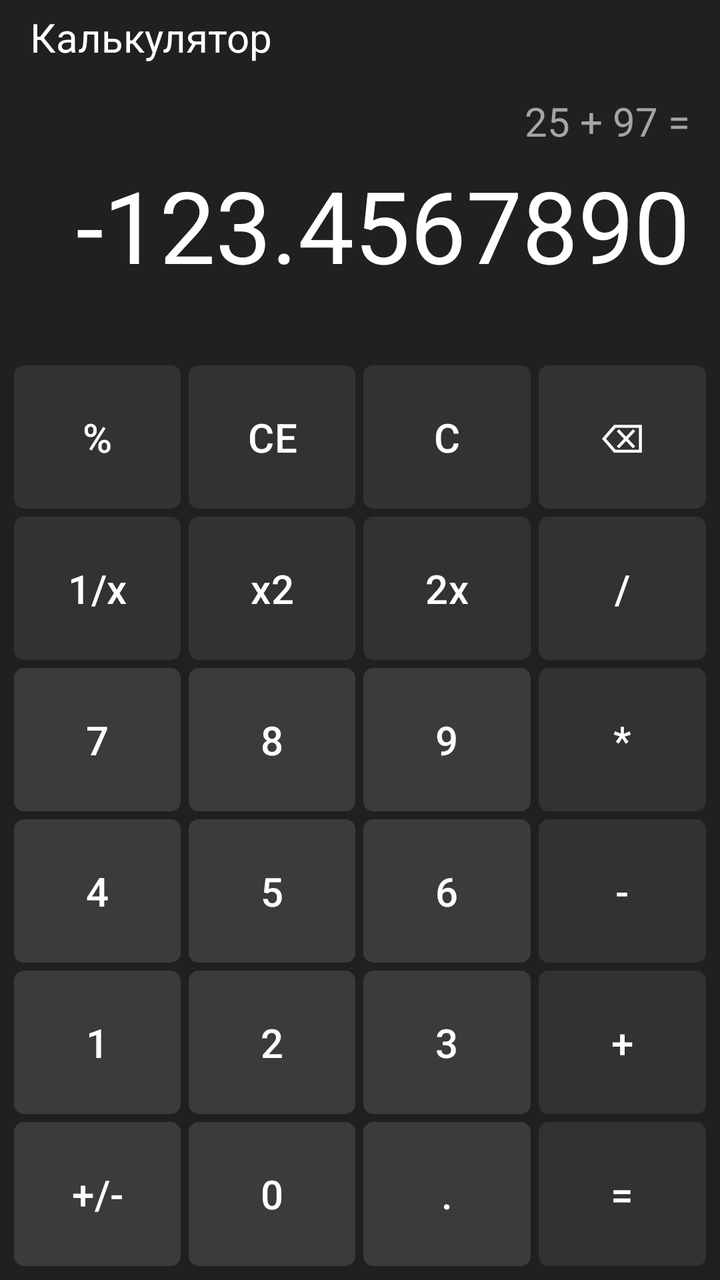
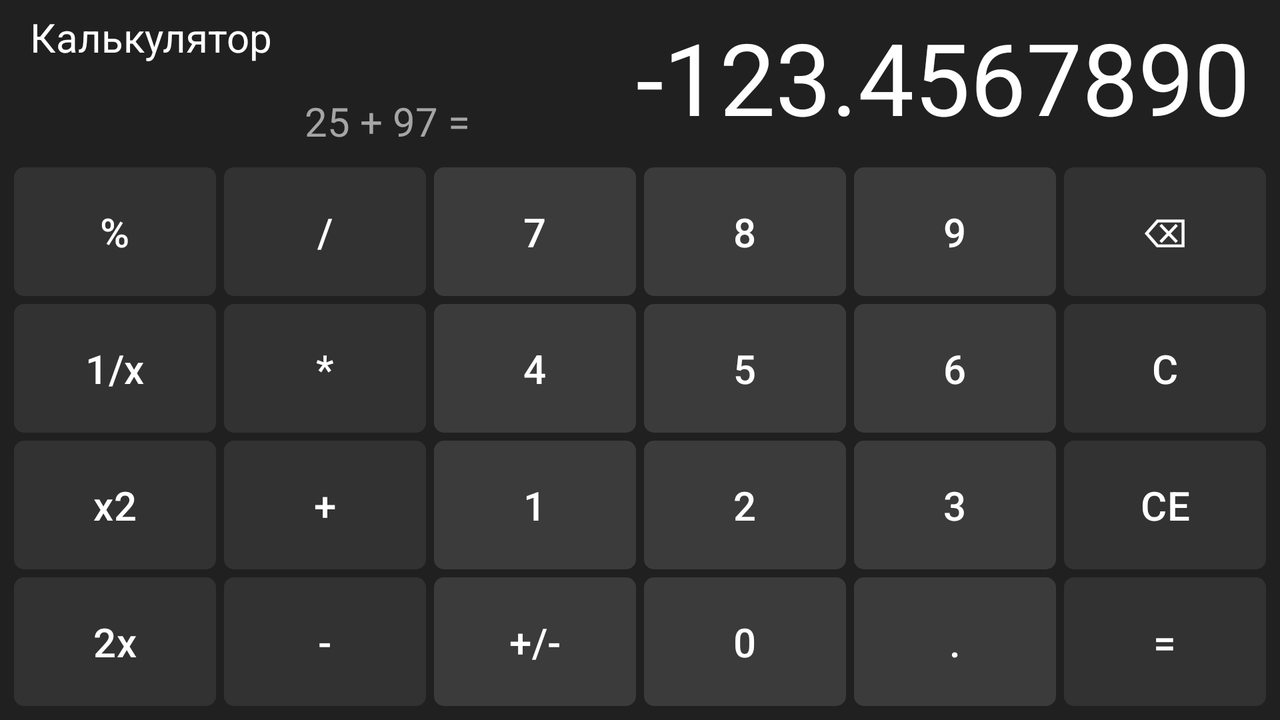

An Android layout and its configuration variant, each rendered on a device that would load it. The default file and the variant file are quoted in full after the pictures.
<!-- AndroidManifest.xml: application theme Theme.Android212 -->
<!-- res/layout/activity_calc.xml -->
<?xml version="1.0" encoding="utf-8"?>
<LinearLayout xmlns:android="http://schemas.android.com/apk/res/android"
    xmlns:app="http://schemas.android.com/apk/res-auto"
    xmlns:tools="http://schemas.android.com/tools"
    android:id="@+id/main"
    android:layout_width="match_parent"
    android:layout_height="match_parent"
    android:background="@color/calc_bg"
    android:orientation="vertical"
    tools:context=".CalcActivity">

    <TextView
        android:layout_width="wrap_content"
        android:layout_height="wrap_content"
        android:layout_marginTop="5dp"
        android:layout_marginStart="15dp"
        android:text="@string/calc_tv_title"
        android:textColor="@color/white"
        android:textSize="20sp" />

    <TextView
        android:id="@+id/calc_tv_expression"
        android:layout_width="match_parent"
        android:layout_height="wrap_content"
        android:gravity="end"
        android:layout_marginTop="15dp"
        android:layout_marginEnd="15dp"
        android:text=""
        android:textColor="@color/calc_tv_exp_fg"
        android:textSize="20sp"
        tools:text="25 + 97 ="/>

    <TextView
        android:id="@+id/calc_tv_result"
        android:layout_width="match_parent"
        android:layout_height="wrap_content"
        android:gravity="end"
        android:layout_marginTop="5dp"
        android:layout_marginEnd="15dp"
        android:layout_marginBottom="30dp"
        android:text=""
        android:textColor="@color/white"
        android:textSize="50sp"
        tools:text="-123.4567890"/>

    <LinearLayout
        android:layout_width="match_parent"
        android:layout_height="match_parent"
        android:layout_margin="5dp"
        android:orientation="vertical">

        <LinearLayout
            android:layout_width="match_parent"
            android:layout_height="0dp"
            android:layout_weight="1"
            android:orientation="horizontal">
            <Button
                style="@style/calc_btn_func"
                android:id="@+id/calc_btn_percent"
                android:text="@string/calc_btn_percent" />
            <Button
                style="@style/calc_btn_func"
                android:id="@+id/calc_btn_ce"
                android:text="@string/calc_btn_ce"/>
            <Button
                style="@style/calc_btn_func"
                android:id="@+id/calc_btn_c"
                android:text="@string/calc_btn_c"/>
            <Button
                style="@style/calc_btn_func"
                android:id="@+id/calc_btn_backspace"
                android:text="@string/calc_btn_backspace"/>
        </LinearLayout>

        <LinearLayout
            android:layout_width="match_parent"
            android:layout_height="0dp"
            android:layout_weight="1"
            android:orientation="horizontal">
            <Button
                style="@style/calc_btn_func"
                android:id="@+id/calc_btn_inv"
                android:text="@string/calc_btn_inv" />
            <Button
                style="@style/calc_btn_func"
                android:id="@+id/calc_btn_square"
                android:text="@string/calc_btn_square"/>
            <Button
                style="@style/calc_btn_func"
                android:id="@+id/calc_btn_sqrt"
                android:text="@string/calc_btn_sqrt"/>
            <Button
                style="@style/calc_btn_func"
                android:id="@+id/calc_btn_div"
                android:text="@string/calc_btn_div"/>
        </LinearLayout>


        <LinearLayout
            android:layout_width="match_parent"
            android:layout_height="0dp"
            android:layout_weight="1"
            android:orientation="horizontal">
            <Button
                style="@style/calc_btn_digit"
                android:id="@+id/calc_btn_7"
                android:text="@string/calc_btn_7" />
            <Button
                style="@style/calc_btn_digit"
                android:id="@+id/calc_btn_8"
                android:text="@string/calc_btn_8"/>
            <Button
                style="@style/calc_btn_digit"
                android:id="@+id/calc_btn_9"
                android:text="@string/calc_btn_9"/>
            <Button
                style="@style/calc_btn_func"
                android:id="@+id/calc_btn_mul"
                android:text="@string/calc_btn_mul"/>
        </LinearLayout>

        <LinearLayout
            android:layout_width="match_parent"
            android:layout_height="0dp"
            android:layout_weight="1"
            android:orientation="horizontal">
            <Button
                style="@style/calc_btn_digit"
                android:id="@+id/calc_btn_4"
                android:text="@string/calc_btn_4" />
            <Button
                style="@style/calc_btn_digit"
                android:id="@+id/calc_btn_5"
                android:text="@string/calc_btn_5"/>
            <Button
                style="@style/calc_btn_digit"
                android:id="@+id/calc_btn_6"
                android:text="@string/calc_btn_6"/>
            <Button
                style="@style/calc_btn_func"
                android:id="@+id/calc_btn_sub"
                android:text="@string/calc_btn_sub"/>
        </LinearLayout>

        <LinearLayout
            android:layout_width="match_parent"
            android:layout_height="0dp"
            android:layout_weight="1"
            android:orientation="horizontal">
            <Button
                style="@style/calc_btn_digit"
                android:id="@+id/calc_btn_1"
                android:text="@string/calc_btn_1" />
            <Button
                style="@style/calc_btn_digit"
                android:id="@+id/calc_btn_2"
                android:text="@string/calc_btn_2"/>
            <Button
                style="@style/calc_btn_digit"
                android:id="@+id/calc_btn_3"
                android:text="@string/calc_btn_3"/>
            <Button
                style="@style/calc_btn_func"
                android:id="@+id/calc_btn_add"
                android:text="@string/calc_btn_add"/>
        </LinearLayout>

        <LinearLayout
            android:layout_width="match_parent"
            android:layout_height="0dp"
            android:layout_weight="1"
            android:orientation="horizontal">
            <Button
                style="@style/calc_btn_digit"
                android:id="@+id/calc_btn_pm"
                android:text="@string/calc_btn_pm" />
            <Button
                style="@style/calc_btn_digit"
                android:id="@+id/calc_btn_0"
                android:text="@string/calc_btn_0"/>
            <Button
                style="@style/calc_btn_digit"
                android:id="@+id/calc_btn_dot"
                android:text="@string/calc_btn_dot"/>
            <Button
                style="@style/calc_btn_func"
                android:id="@+id/calc_btn_equal"
                android:text="@string/calc_btn_equal"/>
        </LinearLayout>

    </LinearLayout>

</LinearLayout>
<!-- resources referenced by this layout -->
<resources>
  <color name="calc_bg">#202020</color>
  <color name="calc_tv_exp_fg">#A5A5A5</color>
  <color name="white">#FFFFFFFF</color>
  <string name="calc_btn_0">0</string>
  <string name="calc_btn_1">1</string>
  <string name="calc_btn_2">2</string>
  <string name="calc_btn_3">3</string>
  <string name="calc_btn_4">4</string>
  <string name="calc_btn_5">5</string>
  <string name="calc_btn_6">6</string>
  <string name="calc_btn_7">7</string>
  <string name="calc_btn_8">8</string>
  <string name="calc_btn_9">9</string>
  <string name="calc_btn_add">+</string>
  <string name="calc_btn_backspace">\u232B</string>
  <string name="calc_btn_c">C</string>
  <string name="calc_btn_ce">CE</string>
  <string name="calc_btn_div">/</string>
  <string name="calc_btn_dot">.</string>
  <string name="calc_btn_equal">=</string>
  <string name="calc_btn_inv">1/x</string>
  <string name="calc_btn_mul">*</string>
  <string name="calc_btn_percent">%</string>
  <string name="calc_btn_pm">+/-</string>
  <string name="calc_btn_sqrt">2x</string>
  <string name="calc_btn_square">x2</string>
  <string name="calc_btn_sub">-</string>
  <string name="calc_tv_title">Калькулятор</string>
  <style name="calc_btn_digit" parent="calc_btn">
          <item name="android:background">@drawable/calc_btn_digit</item>
      </style>
  <style name="calc_btn_func" parent="calc_btn">
          <item name="android:background">@drawable/calc_btn_func</item>
      </style>
  <style name="Theme.Android212" parent="Base.Theme.Android212" />
  <style name="calc_btn">
          <item name="android:layout_width">0dp</item>
          <item name="android:layout_weight">1</item>
          <item name="android:layout_height">match_parent</item>
          <item name="android:layout_margin">2dp</item>
          <item name="android:textSize">20sp</item>
          <item name="backgroundTint">@null</item>
      </style>
  <!-- drawable calc_btn_digit (drawable) -->
  <?xml version="1.0" encoding="utf-8"?>
  <shape
      xmlns:android="http://schemas.android.com/apk/res/android"
      android:shape="rectangle">
  
      <corners android:radius="5dp"/>
  
      <solid android:color="@color/calc_btn_digit_bg"/>
  
  </shape>
  <!-- drawable calc_btn_func (drawable) -->
  <?xml version="1.0" encoding="utf-8"?>
  <shape
      xmlns:android="http://schemas.android.com/apk/res/android"
      android:shape="rectangle">
  
      <corners android:radius="5dp"/>
  
      <solid android:color="@color/calc_btn_func_bg"/>
  
  </shape>
  <style name="Base.Theme.Android212" parent="Theme.Material3.DayNight.NoActionBar">
          
          
      </style>
  <color name="calc_btn_digit_bg">#3B3B3B</color>
  <color name="calc_btn_func_bg">#323232</color>
</resources>
<!-- res/layout-land/activity_calc.xml (the repository's variant of the layout above) -->
<!-- drawn on the phone turned sideways -->
<?xml version="1.0" encoding="utf-8"?>
<LinearLayout xmlns:android="http://schemas.android.com/apk/res/android"
    xmlns:app="http://schemas.android.com/apk/res-auto"
    xmlns:tools="http://schemas.android.com/tools"
    android:id="@+id/main"
    android:layout_width="match_parent"
    android:layout_height="match_parent"
    android:background="@color/calc_bg"
    android:orientation="vertical"
    tools:context=".CalcActivity">

    <LinearLayout
        android:layout_width="match_parent"
        android:layout_height="wrap_content"
        android:orientation="horizontal">

        <LinearLayout
            android:layout_width="0dp"
            android:layout_weight="2"
            android:layout_height="wrap_content"
            android:orientation="vertical">

            <TextView
                android:layout_width="wrap_content"
                android:layout_height="wrap_content"
                android:layout_marginTop="5dp"
                android:layout_marginStart="15dp"
                android:text="@string/calc_tv_title"
                android:textColor="@color/white"
                android:textSize="20sp" />

            <TextView
                android:id="@+id/calc_tv_expression"
                android:layout_width="match_parent"
                android:layout_height="wrap_content"
                android:gravity="end"
                android:layout_marginTop="15dp"
                android:layout_marginEnd="15dp"
                android:text=""
                android:textColor="@color/calc_tv_exp_fg"
                android:textSize="20sp"
                tools:text="25 + 97 ="/>
        </LinearLayout>

        <TextView
            android:id="@+id/calc_tv_result"
            android:layout_width="0dp"
            android:layout_weight="3"
            android:layout_height="wrap_content"
            android:gravity="end"
            android:layout_marginTop="5dp"
            android:layout_marginEnd="15dp"
            android:layout_marginBottom="5dp"
            android:text=""
            android:textColor="@color/white"
            android:textSize="50sp"
            tools:text="-123.4567890"/>

    </LinearLayout>

    <LinearLayout
        android:layout_width="match_parent"
        android:layout_height="match_parent"
        android:layout_margin="5dp"
        android:orientation="vertical">

        <LinearLayout
            android:layout_width="match_parent"
            android:layout_height="0dp"
            android:layout_weight="1"
            android:orientation="horizontal">
            <Button
                style="@style/calc_btn_func"
                android:id="@+id/calc_btn_percent"
                android:text="@string/calc_btn_percent" />
            <Button
                style="@style/calc_btn_func"
                android:id="@+id/calc_btn_div"
                android:text="@string/calc_btn_div"/>
            <Button
                style="@style/calc_btn_digit"
                android:id="@+id/calc_btn_7"
                android:text="@string/calc_btn_7" />
            <Button
                style="@style/calc_btn_digit"
                android:id="@+id/calc_btn_8"
                android:text="@string/calc_btn_8"/>
            <Button
                style="@style/calc_btn_digit"
                android:id="@+id/calc_btn_9"
                android:text="@string/calc_btn_9"/>
            <Button
                style="@style/calc_btn_func"
                android:id="@+id/calc_btn_backspace"
                android:text="@string/calc_btn_backspace"/>
        </LinearLayout>

        <LinearLayout
            android:layout_width="match_parent"
            android:layout_height="0dp"
            android:layout_weight="1"
            android:orientation="horizontal">
            <Button
                style="@style/calc_btn_func"
                android:id="@+id/calc_btn_inv"
                android:text="@string/calc_btn_inv" />
            <Button
                style="@style/calc_btn_func"
                android:id="@+id/calc_btn_mul"
                android:text="@string/calc_btn_mul"/>
            <Button
                style="@style/calc_btn_digit"
                android:id="@+id/calc_btn_4"
                android:text="@string/calc_btn_4" />
            <Button
                style="@style/calc_btn_digit"
                android:id="@+id/calc_btn_5"
                android:text="@string/calc_btn_5"/>
            <Button
                style="@style/calc_btn_digit"
                android:id="@+id/calc_btn_6"
                android:text="@string/calc_btn_6"/>
            <Button
                style="@style/calc_btn_func"
                android:id="@+id/calc_btn_c"
                android:text="@string/calc_btn_c"/>
        </LinearLayout>

        <LinearLayout
            android:layout_width="match_parent"
            android:layout_height="0dp"
            android:layout_weight="1"
            android:orientation="horizontal">
            <Button
                android:id="@+id/calc_btn_square"
                style="@style/calc_btn_func"
                android:text="@string/calc_btn_square" />
            <Button
                style="@style/calc_btn_func"
                android:id="@+id/calc_btn_add"
                android:text="@string/calc_btn_add"/>
            <Button
                style="@style/calc_btn_digit"
                android:id="@+id/calc_btn_1"
                android:text="@string/calc_btn_1" />
            <Button
                style="@style/calc_btn_digit"
                android:id="@+id/calc_btn_2"
                android:text="@string/calc_btn_2"/>
            <Button
                style="@style/calc_btn_digit"
                android:id="@+id/calc_btn_3"
                android:text="@string/calc_btn_3"/>
            <Button
                style="@style/calc_btn_func"
                android:id="@+id/calc_btn_ce"
                android:text="@string/calc_btn_ce"/>
        </LinearLayout>

        <LinearLayout
            android:layout_width="match_parent"
            android:layout_height="0dp"
            android:layout_weight="1"
            android:orientation="horizontal">
            <Button
                style="@style/calc_btn_func"
                android:id="@+id/calc_btn_sqrt"
                android:text="@string/calc_btn_sqrt"/>
            <Button
                style="@style/calc_btn_func"
                android:id="@+id/calc_btn_sub"
                android:text="@string/calc_btn_sub"/>
            <Button
                style="@style/calc_btn_digit"
                android:id="@+id/calc_btn_pm"
                android:text="@string/calc_btn_pm" />
            <Button
                style="@style/calc_btn_digit"
                android:id="@+id/calc_btn_0"
                android:text="@string/calc_btn_0"/>
            <Button
                style="@style/calc_btn_digit"
                android:id="@+id/calc_btn_dot"
                android:text="@string/calc_btn_dot"/>
            <Button
                style="@style/calc_btn_func"
                android:id="@+id/calc_btn_equal"
                android:text="@string/calc_btn_equal"/>
        </LinearLayout>

    </LinearLayout>

</LinearLayout>
